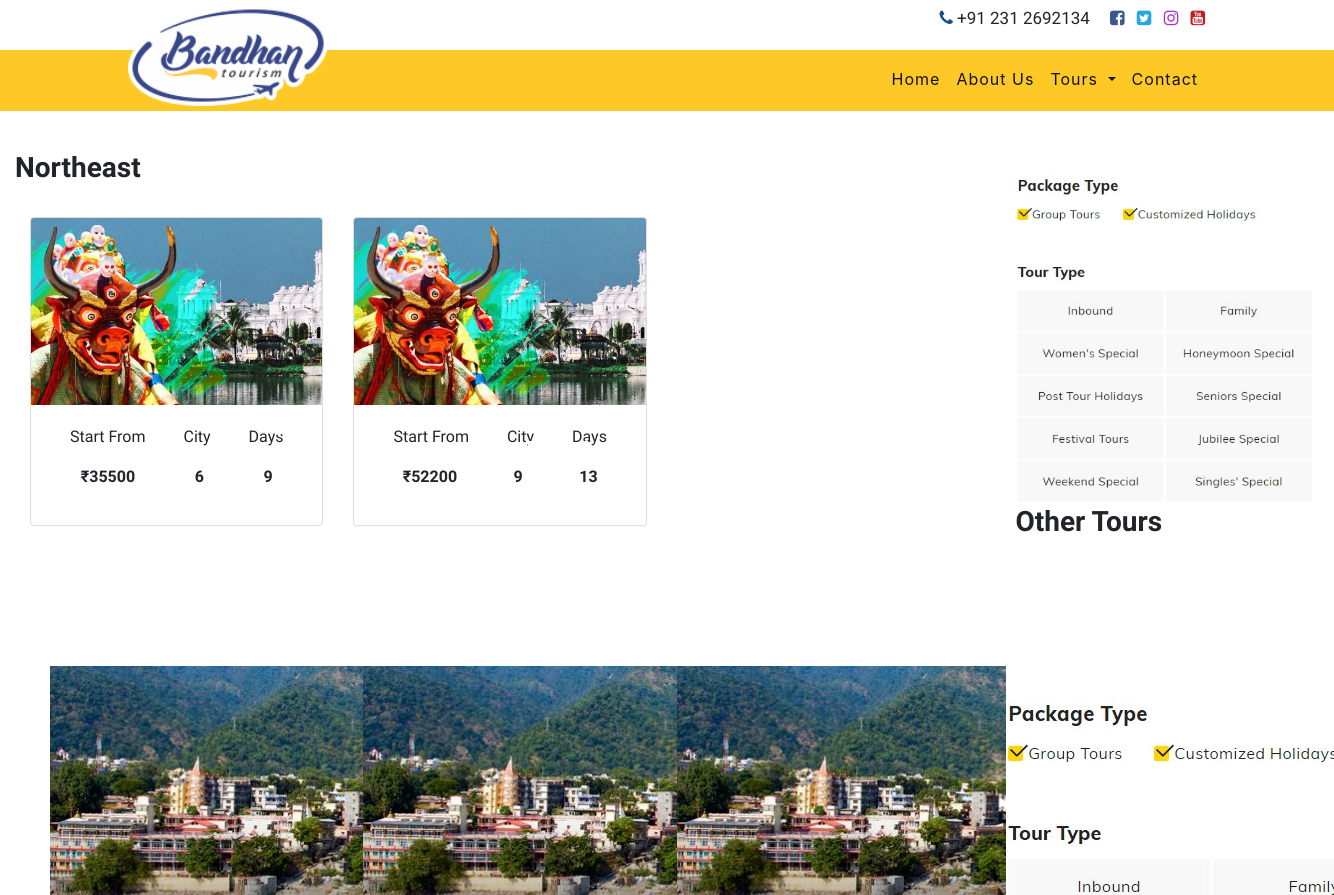
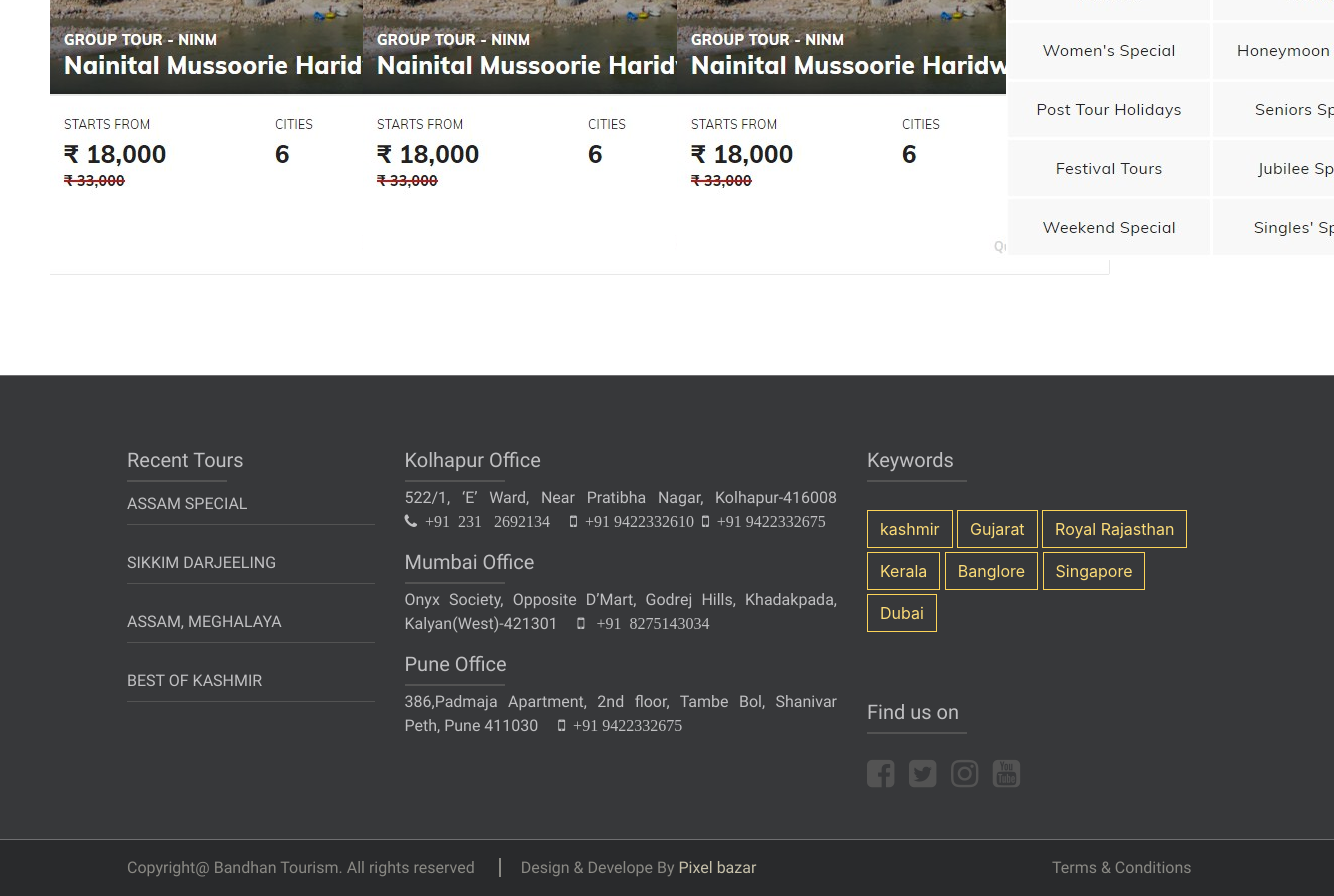
/Tour-List/Northeast, run on the app's committed database (2 pictures, top to bottom).
### tables this page shows
CREATE TABLE `tours` (
  `id` int(20) NOT NULL,
  `tour_id` int(50) NOT NULL,
  `tour_state` varchar(100) NOT NULL,
  `tour_name` varchar(250) NOT NULL,
  `tour_banner_img` varchar(250) NOT NULL,
  `tour_mobile_img` varchar(250) NOT NULL,
  `tour_city_num` int(50) NOT NULL,
  `tour_day_num` int(50) NOT NULL,
  `tour_start_city` varchar(250) NOT NULL,
  `tour_end_city` varchar(250) NOT NULL,
  `tour_price` int(50) NOT NULL,
  `tour_price_withgst` int(11) NOT NULL,
  `tour_overview` text NOT NULL
);

### application/controllers/Website.php (called while the page is built, shortened)
<?php
class Website extends CI_Controller {
	function __construct(){
    $this->load->helper('string');
    $this->load->Model('Admin_Model');
  }
	public function list(){
		$segment = $this->uri->segment(2);
		$state = str_replace('-', ' ', $segment);
		$data['tour_list'] = $this->Admin_Model->get_tour_menu_list($state);
		$data['state2'] = $state;
    $this->load->view('list_tours',$data);
  }
}

### index.php (called while the page is built, shortened)
<?php
require_once BASEPATH.'core/CodeIgniter.php';

### application/models/Admin_Model.php (called while the page is built, shortened)
<?php
class Admin_Model extends CI_Model
{
  public function get_tour_menu_title(){
    $this->db->select('*');
    $this->db->from('tours');
    $this->db->order_by('id','ASC');
    $this->db->group_by('tour_state');
    $query = $this->db->get();
    $result = $query->result();
    return $result;
  }
  public function get_tour_menu_list($state){
    $this->db->select('*');
    $this->db->from('tours');
    $this->db->where('tour_state',$state);
    $this->db->order_by('id','ASC');
    $query = $this->db->get();
    $result = $query->result();
    return $result;
  }
}
 ?>

### application/views/list_tours.php (the view, shortened to what this page needs)
<?php
$page='list';
include('include/header.php');
?>
<div class="container-fluid" style="margin-top:20px; margin-bottom:80px; padding:20px;" >
  <div class="row" style="padding-top: 40px;margin:0px;">
    <div class="col-md-9">
      <div class="row">
        <h3 style="text-align:left!important;padding-bottom: 25px;"><b><?php echo $state2; ?></b></h3>
      </div>
      <div class="row">
        <?php if($tour_list){
          foreach ($tour_list as $tour_list) { ?>
            <div class="col-md-4">
              <div class="card"  id="demo">
                <img class="card-img-top" src="<?php echo base_url(); ?>assets/images/tours/<?php echo $tour_list->tour_mobile_img; ?>" alt="Card image cap">
                <div class="card-body">
                  <h5 class="card-title" id="card-text"><?php echo $tour_list->tour_name; ?></h5>
                  <div class="row d-flex justify-content-around">
                      <p class="card-text">Start From</p>
                      <p class="card-text">City</p>
                      <p class="card-text">Days</p>
                  </div>
                  <div class="row d-flex justify-content-around">
                      <p class="card-text" style="font-weight:bold;">&#8377;<?php echo $tour_list->tour_price; ?></p>
                      <p class="card-text" style="font-weight:bold;"><?php echo $tour_list->tour_city_num; ?></p>
                      <p class="card-text" style="font-weight:bold;"><?php echo $tour_list->tour_day_num; ?></p>
                  </div>
                </div>
              </div>
            </div>
        <?php  }
        } ?>
      </div>
    </div>
    <div class="col-md-3">
      <img width="100%" src="<?php echo base_url(); ?>assets/images/Screenshot_3.jpg" alt="">
        <div class="main-heading-link">
            <h3><b>Other Tours </b></h3>
        </div>
    </div>
  </div>
  <div class="row" style="margin-top:100px; margin-bottom:80px; padding:20px;">
    <div class="col-md-9">
      <div class="row">
        <div class="col-md-4">
          <img src="<?php echo base_url(); ?>assets/images/Screenshot_2.jpg" alt="">
        </div>
        <div class="col-md-4">
          <img src="<?php echo base_url(); ?>assets/images/Screenshot_2.jpg" alt="">
        </div>
        <div class="col-md-4">
          <img src="<?php echo base_url(); ?>assets/images/Screenshot_2.jpg" alt="">
        </div>
      </div>
    </div>
    <div class="col-md-3">
      <img src="<?php echo base_url(); ?>assets/images/Screenshot_3.jpg" alt="">
    </div>
  </div>
</div>
<?php  include('include/footer.php');
?>

### application/views/include/header.php (shortened to what this page needs)
<?php
$active='active';
?>
<html>
  <head>
  <link rel="stylesheet" href="<?php echo base_url('assets/css/bootstrap.min.css');?>">
  <link rel="stylesheet" href="<?php echo base_url('assets/css/animate.min.css');?>">
     <link href="<?php echo base_url('assets/css/bootstrap.min.css');?>" rel="stylesheet">
     <link href="<?php echo base_url('assets/css/aos.css');?>" rel="stylesheet">
     <link  href="<?php echo base_url('assets/css/style.css');?>" rel="stylesheet">
     <link href="<?php echo base_url('assets/css/font-awesome.min.css');?>" rel="stylesheet">
     <link  href="<?php echo base_url('assets/css/owl.carousel.css');?>" rel="stylesheet">
    <link  href="<?php echo base_url('assets/css/owl.theme.default.min.css');?>" rel="stylesheet">
</head>
<body>
  <div class="container-fluid bg-white header-top" >
    <div class="container" >
      <div class="row pt-1">
        <div class="col-md-12 float-right">
      <p class="top-header d-none d-sm-block">
        <i class="fa fa-phone grey text-b" aria-hidden="true"></i>
           +91 231 2692134
        <a target="_blank" href="https://www.facebook.com/Bandhan-Tourism-588031544923443/" class="facebook"> <i class="fa fa-facebook-square grey ml-3" aria-hidden="true"></i></a>
        <a target="_blank" href="https://twitter.com/bandhan_tourism" class="twitter">  <i class="fa fa-twitter-square  grey"></i></a>
        <a target="_blank" href="https://www.instagram.com/bandhantourism/" class="instagram" >  <i class="fa fa-instagram grey"></i></a>
       <a target="_blank" href="https://www.youtube.com/channel/UCfo3jzDxgy1G_iXFGokzIpA" class="youtube" >  <i class="fa fa-youtube-square grey"></i></a>
        </p>
      </div>
    </div>
      </div>
  </div>
<div class="container-fluid bg-yellow header-top2">
  <div class="container">
    <nav class="navbar navbar-expand-lg navbar-dark bg-yellow ">
          <a class="navbar-brand" href="index.php">
              <img src="<?php echo base_url(); ?>assets/images/Bandhan Logo.png" class="logo_img"  alt="">
          </a>
    <div class="collapse navbar-collapse" id="navbarSupportedContent">
      <ul class="navbar-nav ml-auto">
        <li class="nav-item <?php if($page=='home'){ echo $active; }?>">
          <a class="nav-link" href="<?php echo base_url(); ?>">Home </a>
        </li>
        <li class="nav-item <?php if($page=='about'){ echo $active; }?>">
          <a class="nav-link" href="<?php echo base_url(); ?>About-Us">About Us</a>
        </li>
      <li class="nav-item dropdown ">
          <a class="nav-link dropdown-toggle d-none d-sm-block" href="" id="navbarDropdownMenuLink" data-toggle="dropdown" aria-haspopup="true" aria-expanded="false">
            Tours
          </a>
        </li>
         <li class="nav-item <?php if($page=='contact'){ echo $active; }?>">
          <a class="nav-link" href="<?php echo base_url(); ?>Contact">Contact  </a>
        </li>
     </ul>
      </div>
    </nav>
  </div>
</div>

### application/views/include/footer.php (shortened to what this page needs)
<footer>
    <div class="container-fluid  bg-grey pt-5 pb-5 " >
      <br><br><br>
      <div class="container ">
        <div class="row footer">
          <div class="col-md-3 center d-none d-sm-block">
              <h5 class=" white-light">Recent Tours</h5>
              <div class="underline-grey" ></div>
             <a href="assam.php" class="link-page1"><p class="bottom-border">  ASSAM SPECIAL</p></a>
              <a href="sikkim.php" class="link-page1" ><p class="bottom-border" >SIKKIM DARJEELING</p></a>
              <a href="two-sisters.php" class="link-page1" ><p class="bottom-border" >ASSAM, MEGHALAYA</p></a>
              <a href="kashmir-sp.php" class="link-page1" ><p class="bottom-border" >BEST OF KASHMIR</p></a>
            </div>
          <div class="col-md-5 center text-footer-grey">
            <h5 class="center white-light">Kolhapur Office</h5>
            <div class="underline-grey " ></div>
               <p class="pt-1 foot-center">522/1,
                      ‘E’ Ward,
                      Near Pratibha Nagar,
                      Kolhapur-416008
                <i class="fa fa-phone " aria-hidden="true">&nbsp;&nbsp;+91&nbsp; 231&nbsp;&nbsp; 2692134</i>
              <i class="fa fa-mobile ml-3 mr-1" aria-hidden="true">&nbsp;&nbsp;+91&nbsp;9422332610</i>
                <i class="fa fa-mobile" aria-hidden="true">&nbsp;&nbsp;+91&nbsp;9422332675</i></p>
              <h5 class="center white-light">Mumbai Office</h5>
              <div class="underline-grey center" ></div>
                  <p class="pt-1 foot-center">Onyx Society,
                      Opposite D’Mart,
                      Godrej Hills, Khadakpada,
                      Kalyan(West)-421301 <span class="mob"> <i class="fa fa-mobile ml-3 mr-3" aria-hidden="true">&nbsp;&nbsp;&nbsp;+91&nbsp;&nbsp;8275143034</i> </span></p>
                    <h5 class="center white-light">Pune Office</h5>
                    <div class="underline-grey " ></div>
                         <p class="pt-1 foot-center ">386,Padmaja Apartment,
                                  2nd floor, Tambe Bol,
                                  Shanivar Peth,
                                  Pune 411030 <span class="mob"> <i class="fa fa-mobile ml-3 mr-3" aria-hidden="true">&nbsp;&nbsp;+91&nbsp;9422332675</i> </span></p>
          </div>
          <div class="col-md-4 center">
            <div class="center">
            <h5 class=" white-light">Keywords</h5>
          </div>
          <div class="row mb-4">
          <div class="underline-grey " ></div>
          </div>
          <div >
          <a href="kashmir-sp.php">
          <button class="btn btn-outline-warning mt-1">kashmir</button></a>
           <a href="gujarat.php"><button class="btn btn-outline-warning mt-1">Gujarat</button></a>
           <a href="rajasthan.php"><button class="btn btn-outline-warning mt-1">Royal Rajasthan</button></a>
           <a href="kerala-sp.php"> <button class="btn btn-outline-warning mt-1">Kerala</button></a>
            <a href="banglore.php"><button class="btn btn-outline-warning mt-1">Banglore</button></a>
            <a href="singapore.php"><button class="btn btn-outline-warning mt-1">Singapore</button></a>
            <a href="dubai.php"><button class="btn btn-outline-warning mt-1">Dubai</button></a>
          </div>
          <p class="pt-1"></p>
          <div class="pt-5">
          <div class="center">
          <h5 class=" white-light">Find us on</h5>
          </div>
          <div class="row mb-4">
          <div class="underline-grey "></div>
          </div>
          <a target="_blank" href="https://www.facebook.com/Bandhan-Tourism-588031544923443/"> <i class="fa fa-facebook-square f-blue footer-social-link" aria-hidden="true"></i></a>
          <a target="_blank" href="https://twitter.com/bandhan_tourism">  <i class="fa fa-twitter-square footer-social-link "></i></a>
          <a target="_blank" href="https://www.instagram.com/bandhantourism/">  <i class="fa fa-instagram footer-social-link"></i></a>
         <a target="_blank" href="https://www.youtube.com/channel/UCfo3jzDxgy1G_iXFGokzIpA">  <i class="fa fa-youtube-square  footer-social-link"></i></a>
          </div>
          </div>
        </div>
        </div>
        <br>
        <br>
      </div>
  </footer>
<div class="container-fluid bg-grey-dark ">
  <div class="container pt-3">
    <div class="row  text-bottom-footer">
      <div class="col-lg-10 center d-none d-sm-block"><p class="center"> <span class="space"> Copyright@ Bandhan Tourism. All rights reserved </span> <a href="http://pixelbazar.com/" class="link-footer "> Design & Develope By <span class="pixel"> Pixel bazar </span> </a></p>
      </div>
      <div class="col-lg-2 center">
        <a href="<?php echo base_url();?>Website/terms" class="mt-2"> <p class="text-bottom-footer">Terms & Conditions</p></a>
      </div>
    </div>
  </div>
</div>
</body>
</html>

### assets/css/style.css (style rules this page uses)
h3 { text-transform: capitalize!important; }
html { scroll-behavior: smooth; }
p { text-align: justify!important; font-size: 16px; font-family: Muli,sans-serif; font-weight: 200; }
.card-img-top { width: 100%; max-height: auto; }
.card { margin-top: 8%; }
#card-text { z-index: 100; position: absolute; color: white; font-size: 24px; font-weight: bold; left: 50px; top: 310px; }
.container-fluid { margin: 0px !important; padding: 0px !important; }
.row { margin-right: 0px!important; margin-left: 0px!important; }
.header-top2 .nav-item { height: 50px !important; }
.navbar-dark .navbar-nav .nav-link { color: #000000eb; letter-spacing: 1px; }
.navbar-brand { width: 200px; margin-left: 0px; }
.logo_img { margin-top: -50px; width: 100%; height: auto; }
.top-header { float: right; font-size: 17px; padding: 2px; }
.grey { margin-left: 8px; font-size: 21px; }
.text-b { color: #164e8a; }
.btn { border-radius: none 0px !important; }
.bg-yellow { background-color: #fec926; }
.nav-link { font-size: 16px; color:#000 ; line-height: 32px; margin-top: 0px; text-transform: capitalize; }
.btn { border-radius: 0px; }
.text-bottom-footer { color: #8A8984; }
.space { margin-right: 20px; }
.underline-grey { width: 100px; height: 2px; background-color: #535353; }
.card-body { text-align: center; }
.facebook { color:#3c578e!important; }
.instagram { color:#ad30c6!important; }
.youtube { color:#c21e1e!important; }
.twitter { color:#26a9df!important; }
.footer-social-link { font-size: 32px!important; padding-left: 10px; color: #535353!important; }
.f-blue { padding-left: 0px; }
.link-footer { color: #8A8984; border-left: 2px solid #8A8984; padding-left: 20px; }
.pixel { color: #C6C0AA; }
.white-light { color: #C0C0C2!important; }
.bottom-border { border-bottom: 1px solid #535353; padding-top: 10px; padding-bottom: 8px; }
.link-page1 { text-decoration: none!important; color: #C0C0C2; }
.text-footer-grey { color: #C0C0C2; }
.btn-outline-warning { color: #FCDC78 !important; border-color: #FCD458 !important; }
@media only screen and (max-width: 1400px) { #card-text { z-index: 100; position: absolute; color: white; font-size: 24px; font-weight: bold; left: 50px; top: 190px; } }
.bg-grey { background-color: #37383A; }
.bg-grey-dark { background-color: #292A2C; }
.navbar { padding: .0rem 1rem; }
.h1, .h2, .h3, .h4, .h5, .h6, h1, h2, h3, h4, h5, h6 { font-family: Muli,sans-serif; }

### application/views/list_tours.php (style rules this page uses)
.card { margin-top: 0px; }

### data on the page
tours: tour_mobile_img (picture), tour_name "Assam – Meghalaya", tour_price "35500", tour_city_num "6", tour_day_num "9"
tours: tour_mobile_img (picture), tour_name "Assam – Meghalaya-Arunachal Pradesh", tour_price "52200", tour_city_num "9", tour_day_num "13"

### other printed values
$state2 "Northeast"
